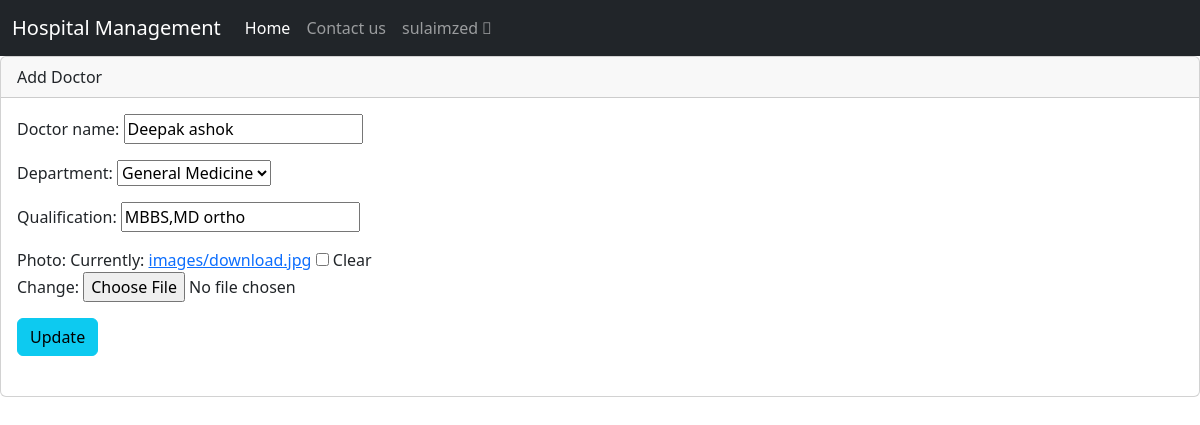
The app's page /doctor/1/edit (signed in) with its own data.
### clinic/models.py (models this page shows, shortened)
class Doctor(models.Model):
    departments=[('Cardiologist','Cardiologist'),
('Neurology','Neurology'),
('General Medicine','General Medicine'),
('Ortho','Ortho')
]
    doctor_name=models.CharField(max_length=50)
    department=models.CharField(choices=departments,max_length=200,default="General Medicicne")
    qualification=models.CharField(max_length=200)
    photo=models.ImageField(upload_to="images",null=True,blank=True)

### clinic/views.py (the view)
# urls.py: path("doctor/<int:id>/edit",views.DoctorsUpdate.as_view(),name="doctor-update"),
@method_decorator(signin_required,name="dispatch")
class DoctorsUpdate(UpdateView):
    model=Doctor
    form_class=DoctorsForm
    template_name="doctors-update.html"
    success_url=reverse_lazy("doctors")
    pk_url_kwarg="id"

### clinic/forms.py
class DoctorsForm(ModelForm):
    class Meta:
        model=Doctor
        fields="__all__"

### clinic/views.py (called while the page is built)
def signin_required(fn):
    def wrapper(request,*args,**kw):
        if not request.user.is_authenticated:
            messages.error(request,"please login to perform the action")
            return redirect("log-in")
        else:
            return fn(request,*args,**kw)
    return wrapper

### clinic/templates/doctors-update.html (shortened to what this page needs)
{% include "base.html" %}
{% include "nav.html" %}
<div class="card">
    <div class="card-header">
      Add Doctor
    </div>
    <div class="card-body">
        <form action="" method="post" enctype="multipart/form-data">
            {{form.as_p}}
            <button type="submit" class="btn btn-info">Update</button>
        </form>
        <br>
    </div>
</div>

### clinic/templates/nav.html (shortened to what this page needs)
    <nav class="navbar navbar-expand-lg navbar-dark  bg-dark">
        <div class="container-fluid">
          <a class="navbar-brand" href="#">Hospital Management</a>
          <div class="collapse navbar-collapse" id="navbarSupportedContent">
            <ul class="navbar-nav mr-auto mb-2 mb-lg-0">
              <li class="nav-item">
                <a class="nav-link active" aria-current="page" href="#">Home</a>
              </li>
              <li class="nav-item">
                <a class="nav-link" href="#">Contact us</a>
              </li>
              <li class="nav-item mr-1">
                <a class="nav-link" href="#">{{request.user}} &#xF4E1;</a>
              </li>
            </ul>
          </div>
        </div>
      </nav>

### records on screen
Doctor: doctor_name "Deepak ashok", department "General Medicine", qualification "MBBS,MD ortho"

### other values on screen
{{ request.user }} "sulaimzed"
